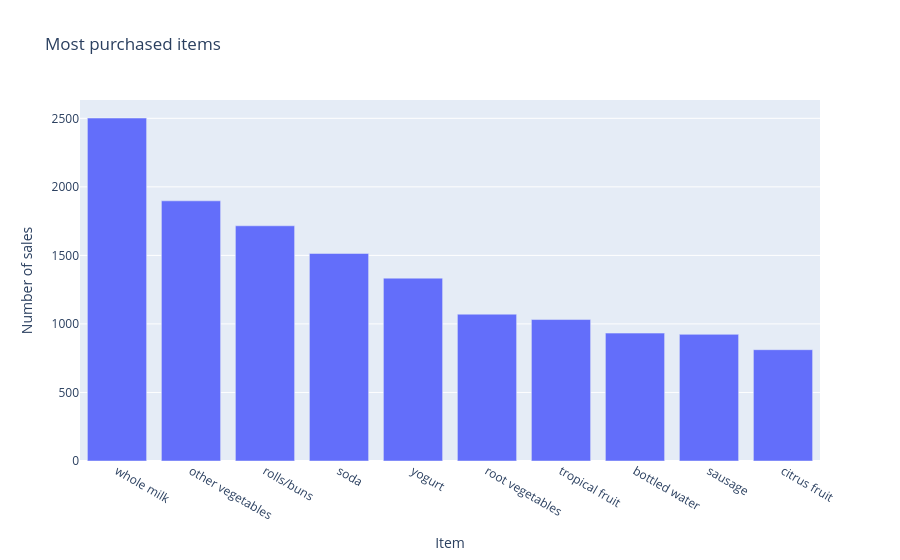

Notebook source saved alongside this figure:
### Markdown cell above
We see that half of the items were purchased less than $86$ times. However, there are some outliers. Let's have a look at what the outliers are.

### Code cell
df1 = df.groupby('itemDescription').count().sort_values(by='Member_number',ascending=False).head(10).reset_index()
df1.drop(['Date'],axis=1,inplace=True)
df1.rename(columns={'itemDescription': 'Item',
                   'Member_number' : 'Number of sales'},inplace=True)

import plotly.express as px
fig = px.bar(df1,
             x='Item',
             y='Number of sales',
             title= 'Most purchased items')
fig.show()

### Figure 1 — Plotly figure (JSON) as saved in the notebook; plotly's stock layout.template omitted (floating-point values rounded to 4 significant figures)
{"data": [{"alignmentgroup": "True", "hovertemplate": "Item=%{x}<br>Number of sales=%{y}<extra></extra>", "legendgroup": "", "marker": {"color": "#636efa", "pattern": {"shape": ""}}, "name": "", "offsetgroup": "", "orientation": "v", "showlegend": false, "textposition": "auto", "type": "bar", "x": ["whole milk", "other vegetables", "rolls/buns", "soda", "yogurt", "root vegetables", "tropical fruit", "bottled water", "sausage", "citrus fruit"], "xaxis": "x", "y": [2502, 1898, 1716, 1514, 1334, 1071, 1032, 933, 924, 812], "yaxis": "y"}], "layout": {"barmode": "relative", "legend": {"tracegroupgap": 0}, "title": {"text": "Most purchased items"}, "xaxis": {"anchor": "y", "domain": [0, 1], "title": {"text": "Item"}}, "yaxis": {"anchor": "x", "domain": [0, 1], "title": {"text": "Number of sales"}}}}
